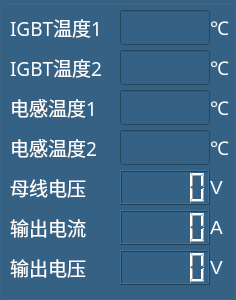
       <widget class="QGroupBox" name="groupBox_Modu04_2">
        <property name="geometry">
         <rect>
          <x>730</x>
          <y>50</y>
          <width>236</width>
          <height>300</height>
         </rect>
        </property>
        <property name="maximumSize">
         <size>
          <width>16777215</width>
          <height>16777215</height>
         </size>
        </property>
        <property name="font">
         <font>
          <family>微软雅黑</family>
          <pointsize>16</pointsize>
         </font>
        </property>
        <property name="styleSheet">
         <string notr="true">background-color: rgb(53, 98, 132);</string>
        </property>
        <property name="title">
         <string/>
        </property>
        <widget class="QLabel" name="label_180">
         <property name="geometry">
          <rect>
           <x>10</x>
           <y>10</y>
           <width>110</width>
           <height>35</height>
          </rect>
         </property>
         <property name="font">
          <font>
           <family>微软雅黑</family>
           <pointsize>14</pointsize>
          </font>
         </property>
         <property name="styleSheet">
          <string notr="true">color: rgb(255, 255, 255);</string>
         </property>
         <property name="text">
          <string>IGBT温度1</string>
         </property>
        </widget>
        <widget class="QLineEdit" name="M4IGBTWD1_lEdit_2">
         <property name="geometry">
          <rect>
           <x>120</x>
           <y>10</y>
           <width>90</width>
           <height>35</height>
          </rect>
         </property>
         <property name="styleSheet">
          <string notr="true">color: rgb(255, 255, 255);</string>
         </property>
        </widget>
        <widget class="QLabel" name="label_181">
         <property name="geometry">
          <rect>
           <x>210</x>
           <y>10</y>
           <width>25</width>
           <height>35</height>
          </rect>
         </property>
         <property name="font">
          <font>
           <family>微软雅黑</family>
           <pointsize>14</pointsize>
          </font>
         </property>
         <property name="styleSheet">
          <string notr="true">color: rgb(255, 255, 255);</string>
         </property>
         <property name="text">
          <string>℃</string>
         </property>
        </widget>
        <widget class="QLabel" name="label_186">
         <property name="geometry">
          <rect>
           <x>10</x>
           <y>50</y>
           <width>110</width>
           <height>35</height>
          </rect>
         </property>
         <property name="font">
          <font>
           <family>微软雅黑</family>
           <pointsize>14</pointsize>
          </font>
         </property>
         <property name="styleSheet">
          <string notr="true">color: rgb(255, 255, 255);</string>
         </property>
         <property name="text">
          <string>IGBT温度2</string>
         </property>
        </widget>
        <widget class="QLineEdit" name="M4IGBTWD2_lEdit_2">
         <property name="geometry">
          <rect>
           <x>120</x>
           <y>50</y>
           <width>90</width>
           <height>35</height>
          </rect>
         </property>
         <property name="styleSheet">
          <string notr="true">color: rgb(255, 255, 255);</string>
         </property>
        </widget>
        <widget class="QLabel" name="label_187">
         <property name="geometry">
          <rect>
           <x>210</x>
           <y>50</y>
           <width>25</width>
           <height>35</height>
          </rect>
         </property>
         <property name="font">
          <font>
           <family>微软雅黑</family>
           <pointsize>14</pointsize>
          </font>
         </property>
         <property name="styleSheet">
          <string notr="true">color: rgb(255, 255, 255);</string>
         </property>
         <property name="text">
          <string>℃</string>
         </property>
        </widget>
        <widget class="QLabel" name="label_188">
         <property name="geometry">
          <rect>
           <x>10</x>
           <y>90</y>
           <width>110</width>
           <height>35</height>
          </rect>
         </property>
         <property name="font">
          <font>
           <family>微软雅黑</family>
           <pointsize>14</pointsize>
          </font>
         </property>
         <property name="styleSheet">
          <string notr="true">color: rgb(255, 255, 255);</string>
         </property>
         <property name="text">
          <string>电感温度1</string>
         </property>
        </widget>
        <widget class="QLineEdit" name="M4DGWD1_lEdit_2">
         <property name="geometry">
          <rect>
           <x>120</x>
           <y>90</y>
           <width>90</width>
           <height>35</height>
          </rect>
         </property>
         <property name="styleSheet">
          <string notr="true">color: rgb(255, 255, 255);</string>
         </property>
        </widget>
        <widget class="QLabel" name="label_189">
         <property name="geometry">
          <rect>
           <x>210</x>
           <y>90</y>
           <width>25</width>
           <height>35</height>
          </rect>
         </property>
         <property name="font">
          <font>
           <family>微软雅黑</family>
           <pointsize>14</pointsize>
          </font>
         </property>
         <property name="styleSheet">
          <string notr="true">color: rgb(255, 255, 255);</string>
         </property>
         <property name="text">
          <string>℃</string>
         </property>
        </widget>
        <widget class="QLabel" name="label_192">
         <property name="geometry">
          <rect>
           <x>10</x>
           <y>130</y>
           <width>110</width>
           <height>35</height>
          </rect>
         </property>
         <property name="font">
          <font>
           <family>微软雅黑</family>
           <pointsize>14</pointsize>
          </font>
         </property>
         <property name="styleSheet">
          <string notr="true">color: rgb(255, 255, 255);</string>
         </property>
         <property name="text">
          <string>电感温度2</string>
         </property>
        </widget>
        <widget class="QLineEdit" name="M4DGWD2_lEdit_2">
         <property name="geometry">
          <rect>
           <x>120</x>
           <y>130</y>
           <width>90</width>
           <height>35</height>
          </rect>
         </property>
         <property name="styleSheet">
          <string notr="true">color: rgb(255, 255, 255);</string>
         </property>
        </widget>
        <widget class="QLabel" name="label_193">
         <property name="geometry">
          <rect>
           <x>210</x>
           <y>130</y>
           <width>25</width>
           <height>35</height>
          </rect>
         </property>
         <property name="font">
          <font>
           <family>微软雅黑</family>
           <pointsize>14</pointsize>
          </font>
         </property>
         <property name="styleSheet">
          <string notr="true">color: rgb(255, 255, 255);</string>
         </property>
         <property name="text">
          <string>℃</string>
         </property>
        </widget>
        <widget class="QLabel" name="label_184">
         <property name="geometry">
          <rect>
           <x>10</x>
           <y>170</y>
           <width>110</width>
           <height>35</height>
          </rect>
         </property>
         <property name="maximumSize">
          <size>
           <width>16777215</width>
           <height>50</height>
          </size>
         </property>
         <property name="font">
          <font>
           <family>微软雅黑</family>
           <pointsize>14</pointsize>
          </font>
         </property>
         <property name="styleSheet">
          <string notr="true">color: rgb(255, 255, 255);</string>
         </property>
         <property name="text">
          <string>母线电压</string>
         </property>
        </widget>
        <widget class="QLCDNumber" name="M4DCVolt_lcdNumber_2">
         <property name="geometry">
          <rect>
           <x>120</x>
           <y>170</y>
           <width>90</width>
           <height>35</height>
          </rect>
         </property>
         <property name="maximumSize">
          <size>
           <width>16777215</width>
           <height>50</height>
          </size>
         </property>
         <property name="font">
          <font>
           <family>宋体</family>
           <pointsize>16</pointsize>
          </font>
         </property>
         <property name="styleSheet">
          <string notr="true">color: rgb(255, 255, 255);</string>
         </property>
        </widget>
        <widget class="QLabel" name="label_185">
         <property name="geometry">
          <rect>
           <x>210</x>
           <y>170</y>
           <width>25</width>
           <height>35</height>
          </rect>
         </property>
         <property name="font">
          <font>
           <family>Arial</family>
           <pointsize>14</pointsize>
          </font>
         </property>
         <property name="styleSheet">
          <string notr="true">color: rgb(255, 255, 255);</string>
         </property>
         <property name="text">
          <string>V</string>
         </property>
        </widget>
        <widget class="QLabel" name="label_182">
         <property name="geometry">
          <rect>
           <x>10</x>
           <y>250</y>
           <width>110</width>
           <height>35</height>
          </rect>
         </property>
         <property name="maximumSize">
          <size>
           <width>16777215</width>
           <height>50</height>
          </size>
         </property>
         <property name="font">
          <font>
           <family>微软雅黑</family>
           <pointsize>14</pointsize>
          </font>
         </property>
         <property name="styleSheet">
          <string notr="true">color: rgb(255, 255, 255);</string>
         </property>
         <property name="text">
          <string>输出电压</string>
         </property>
        </widget>
        <widget class="QLCDNumber" name="M4ACVolt_lcdNumber_2">
         <property name="geometry">
          <rect>
           <x>120</x>
           <y>250</y>
           <width>90</width>
           <height>35</height>
          </rect>
         </property>
         <property name="maximumSize">
          <size>
           <width>16777215</width>
           <height>50</height>
          </size>
         </property>
         <property name="font">
          <font>
           <family>宋体</family>
           <pointsize>16</pointsize>
          </font>
         </property>
         <property name="styleSheet">
          <string notr="true">color: rgb(255, 255, 255);</string>
         </property>
        </widget>
        <widget class="QLabel" name="label_183">
         <property name="geometry">
          <rect>
           <x>210</x>
           <y>250</y>
           <width>25</width>
           <height>35</height>
          </rect>
         </property>
         <property name="font">
          <font>
           <family>Arial</family>
           <pointsize>14</pointsize>
          </font>
         </property>
         <property name="styleSheet">
          <string notr="true">color: rgb(255, 255, 255);</string>
         </property>
         <property name="text">
          <string>V</string>
         </property>
        </widget>
        <widget class="QLabel" name="label_190">
         <property name="geometry">
          <rect>
           <x>10</x>
           <y>210</y>
           <width>110</width>
           <height>35</height>
          </rect>
         </property>
         <property name="maximumSize">
          <size>
           <width>16777215</width>
           <height>50</height>
          </size>
         </property>
         <property name="font">
          <font>
           <family>微软雅黑</family>
           <pointsize>14</pointsize>
          </font>
         </property>
         <property name="styleSheet">
          <string notr="true">color: rgb(255, 255, 255);</string>
         </property>
         <property name="text">
          <string>输出电流</string>
         </property>
        </widget>
        <widget class="QLCDNumber" name="M4ACCurr_lcdNumber_2">
         <property name="geometry">
          <rect>
           <x>120</x>
           <y>210</y>
           <width>90</width>
           <height>35</height>
          </rect>
         </property>
         <property name="maximumSize">
          <size>
           <width>16777215</width>
           <height>50</height>
          </size>
         </property>
         <property name="font">
          <font>
           <family>宋体</family>
           <pointsize>16</pointsize>
          </font>
         </property>
         <property name="styleSheet">
          <string notr="true">color: rgb(255, 255, 255);</string>
         </property>
        </widget>
        <widget class="QLabel" name="label_191">
         <property name="geometry">
          <rect>
           <x>210</x>
           <y>210</y>
           <width>25</width>
           <height>35</height>
          </rect>
         </property>
         <property name="font">
          <font>
           <family>Arial</family>
           <pointsize>14</pointsize>
          </font>
         </property>
         <property name="styleSheet">
          <string notr="true">color: rgb(255, 255, 255);</string>
         </property>
         <property name="text">
          <string>A</string>
         </property>
        </widget>
       </widget>
